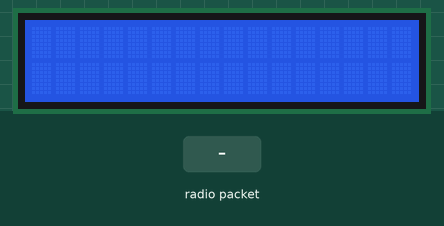
This sketch was run on a simulated Arduino Mega 2560, built with avr-gcc and run on an emulated ATmega2560. Parts: 16×2 character LCD. The inputs (shaded band) are chosen by the test bench. No radio packets arrive unless stated.

Above: at 1.2 s.
1.3 s: radio packet "1" arrives
At 2.5 s:
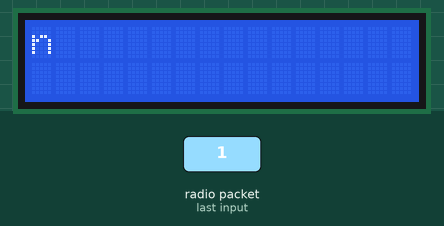
3.6 s: radio packet "0" arrives
At 5.3 s:
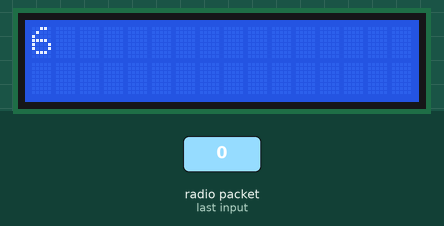
5.6 s: radio packet "2" arrives
At 7.4 s:
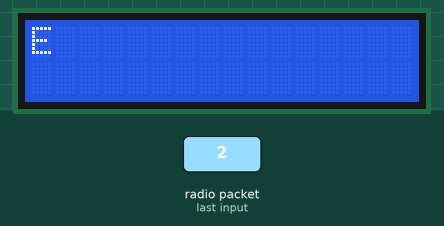
Timing chart, 0 to 8.9 s (numbered marks = the images above; inputs shaded):
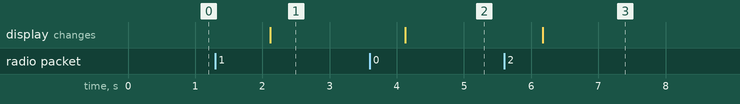

The sketch:

LCD_DISP.ino
```cpp
#include <SPI.h>
#include <nRF24L01.h>
#include <RF24.h>
#include "Wire.h"
#include "LiquidCrystal_I2C.h"

LiquidCrystal_I2C LCD(0x27,16,2);

RF24 radio(9, 53);

const int a = 4;
const int b = 6;

const char alphabet[] = {
  'a', 'b', 'c', 'd', 'e', 'f', 'g', 'h', 'i', 'j', 'k', 'l', 'm', 'n', 'o', 'p', 'q', 'r', 's', 't', 'u', 'v', 'w', 'x', 'y', 'z',
  'A', 'B', 'C', 'D', 'E', 'F', 'G', 'H', 'I', 'J', 'K', 'L', 'M', 'N', 'O', 'P', 'Q', 'R', 'S', 'T', 'U', 'V', 'W', 'X', 'Y', 'Z',
  '[', ']', ' ', '°', '.', '0', '1', '2', '3', '4', '5', '6', '7', '8', '9'
};

const int mod = sizeof(alphabet);

byte address[][6] = {"0xB4B5B6B7F1", "2Node", "3Node", "4Node", "5Node", "6Node"};

int modInverse(int a, int m) {
  for (int x = 1; x < m; x++) {
    if ((a * x) % m == 1) {
      return x;
    }
  }
  return -1;
}

int getIndex(char c) {
  for (int i = 0; i < mod; i++) {
    if (alphabet[i] == c) {
      return i;
    }
  }
  return -1;
}

bool isInAlphabet(char c, String alphabet) {
  return alphabet.indexOf(c) >= 0;
}

int a_inv = modInverse(a, mod);

void setup() {
  Serial.begin(9600);
  LCD.init();
  LCD.backlight();
  radio.begin();
  radio.setAutoAck(1);
  radio.setRetries(0, 15);
  radio.enableAckPayload();
  radio.setPayloadSize(32);
  radio.openReadingPipe(1, address[0]);
  radio.setChannel(0x59);
  radio.setPALevel (RF24_PA_MAX);
  radio.setDataRate (RF24_250KBPS);
  radio.powerUp();
  radio.startListening();

}

void loop() {
  if (radio.available()) {
    byte receivedData[32];

    radio.read(receivedData, sizeof(receivedData));

    String receivedString = "";
    for (int i = 0; i < sizeof(receivedData); i++) {
      if (i == sizeof(receivedData)) break;
      receivedString += (char)receivedData[i];
    }

    String new_word = "";
    for (int i = 0; i < receivedString.length(); i++) {
    char currentChar = receivedString[i];
    int index = getIndex(currentChar);
    if (index != -1) {
      char decryptedChar = alphabet[(a_inv * (index - b + mod)) % mod];
      new_word += decryptedChar;
    } else {
      new_word += currentChar;
      }
    }
    LCD.setCursor(0, 0);
    for(int i = 0; i < 16; ++i){
      LCD.print(new_word[i]);
    }
    LCD.setCursor(0, 1);
    for(int i = 0; i < 32; ++i){
      LCD.print(new_word[i+16]);
    }
  }
  delay(1000);
}
```

Measured:
- after the input at 1.3 s, the display: changes after 0.82 s (image 1)
- after the input at 3.6 s, the display: changes after 0.52 s (image 2)
- after the input at 5.6 s, the display: changes after 0.57 s (image 3)
